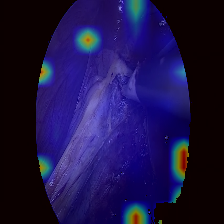
#> input picture figs/attn_lambda_compare/lambda0.png, 224 x 224 px, given in place of video49_001001.png, which was not available
$ python make_attn_compare_fig.py
#> lines starting #> are read from the running program, lines starting #| are printed output that depends on the picture; after the words box and inside, x2 and y2 are one past the last pixel; in counts of white or black regions, pixels touching at a corner belong together; pictures that were not available may be replaced by others from this repository, and a replacement may not be noted
"""論文用: video49/frame1000 の λ=0 vs λ=3 注目ヒートマップ比較図を作成。
(a) SAM3器具マスク位置 / (b) λ=0 / (c) λ=3。個別PNG(subfigure用)と結合プレビューを出力。
素材: outputs/attn_vis_l{0,3}/video49_1000/frame_15.png (clean overlay), SAM3 mask。
"""
import os
import numpy as np
import matplotlib
matplotlib.use("Agg")
import matplotlib.pyplot as plt
from PIL import Image

REPO = "/home/ikeido/test/Timesformer"
DATA = "/home/ikeido/datasets/Cholec80/cholec80"
FRAME_FILE = "video49_001001.png"   # frame_id=1000 の対象フレーム(=key frame)
OUT = os.path.join(REPO, "figs/attn_lambda_compare")
SIZE = 224
SHARE = {0: 0.098, 3: 0.481}        # npz から再確認済みの注目シェア
os.makedirs(OUT, exist_ok=True)


def resize(arr, mode):
    return np.asarray(Image.fromarray(arr).resize((SIZE, SIZE), mode))


# (a) 原フレーム + 器具マスク輪郭
frame = np.asarray(Image.open(f"{DATA}/frames/video49/{FRAME_FILE}").convert("RGB"))
frame = resize(frame, Image.BILINEAR).astype(np.float32) / 255.0
mask = np.asarray(Image.open(f"{DATA}/instrument_masks/video49/{FRAME_FILE}").convert("L"))
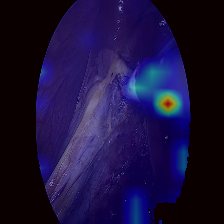
#> input picture figs/attn_lambda_compare/lambda3.png, 224 x 224 px, given in place of video49_001001.png, which was not available
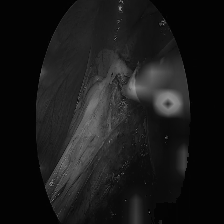
#> mask: shape (224, 224); min 0, max 154, mean 24.9
mask = (resize(mask, Image.NEAREST) > 127).astype(np.float32)
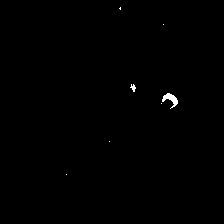
#> mask: shape (224, 224) float32; values 0 (black) and 1 (white), 0.29% white; 7 white regions (5 under 20 px), largest, box (x1, y1, x2, y2) and area: (162, 93, 178, 109) 110, (130, 84, 136, 92) 26
panel_a = frame.copy()
panel_a[mask > 0] = 0.5 * panel_a[mask > 0] + 0.5 * np.array([0.1, 1.0, 0.1])  # 緑で器具領域
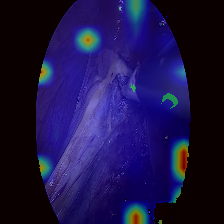
#> panel_a: shape (224, 224, 3) float32; mean R, G, B 0.112, 0.0758, 0.279

# (b)(c) 既存の clean heatmap overlay
panel_b = np.asarray(Image.open(f"{REPO}/outputs/attn_vis_l0/video49_1000/frame_15.png").convert("RGB")) / 255.0
#> (the run stopped early here; a loop or call above may not have finished)
